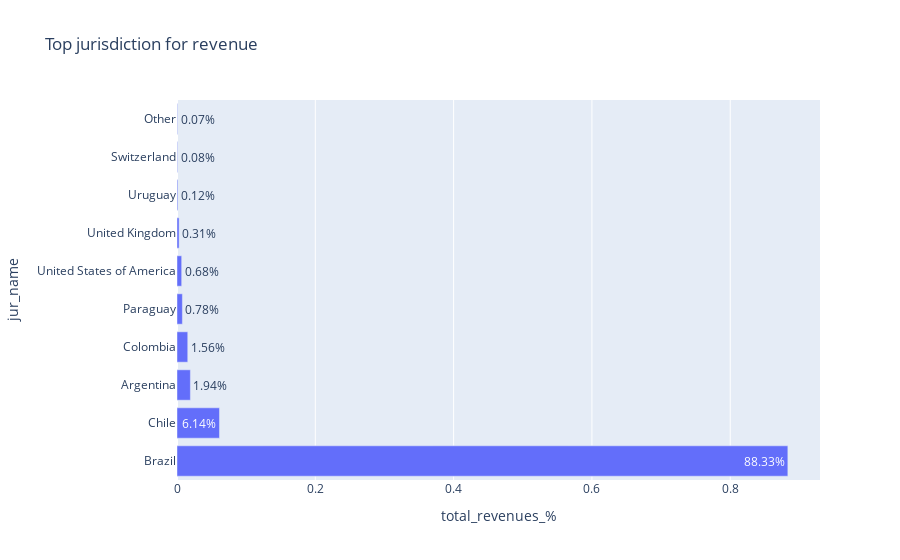

The cell this chart's notebook holds for it:
### Code cell
top = pd.DataFrame(compute_top_jurisdictions_revenue())

# Create figure
fig = px.bar(top, x='total_revenues_%', y='jur_name',
                orientation='h', title='Top jurisdiction for revenue', text_auto='.2%')

# # Update layout settings
# fig.update_layout(
#     xaxis=dict(
#         title=None,
#         tickformat='.0%'
#     ),
#     yaxis_title=None,
#     legend=dict(
#         title=dict(text=''),
#         orientation='h',
#         y=1.1
#     ),
#     plot_bgcolor='white',
#     width=800,
#     height=480
# )

# # Define position of text values
# for col in ['Unrelated revenues', 'Related revenues']:
    
#     values_positions = ['outside' if value <= 0.05 else 'inside' for value in df[col]]

#     fig.update_traces(
#         textangle=0,
#         textposition=values_positions,
#         selector=dict(name=col)
#     )

# # Add annotation if no values are availables (no bar displayed)
# for i, index in enumerate(df.index):
#     if df.loc[index].isna().all():
#         fig.add_annotation(
#                 x=0.5,
#                 y=df.index[i],
#                 text='Information not provided by the company',
#                 showarrow=False,
#                 font=dict(color='black', size=13)
#             )

# # Define style of hover on bars
# fig.update_traces(hovertemplate='%{y}: %{x}')

fig.show()

### Figure 1 — Plotly figure (JSON) as saved in the notebook; plotly's stock layout.template omitted (floating-point values rounded to 4 significant figures)
{"data": [{"alignmentgroup": "True", "hovertemplate": "total_revenues_%=%{x}<br>jur_name=%{y}<extra></extra>", "legendgroup": "", "marker": {"color": "#636efa", "pattern": {"shape": ""}}, "name": "", "offsetgroup": "", "orientation": "h", "showlegend": false, "textposition": "auto", "texttemplate": "%{x:.2%}", "type": "bar", "x": [0.8833, 0.06141, 0.01937, 0.01556, 0.00779, 0.006772, 0.003053, 0.001208, 0.0007841, 0.0007229], "xaxis": "x", "y": ["Brazil", "Chile", "Argentina", "Colombia", "Paraguay", "United States of America", "United Kingdom", "Uruguay", "Switzerland", "Other"], "yaxis": "y"}], "layout": {"barmode": "relative", "legend": {"tracegroupgap": 0}, "title": {"text": "Top jurisdiction for revenue"}, "xaxis": {"anchor": "y", "domain": [0, 1], "title": {"text": "total_revenues_%"}}, "yaxis": {"anchor": "x", "domain": [0, 1], "title": {"text": "jur_name"}}}}
